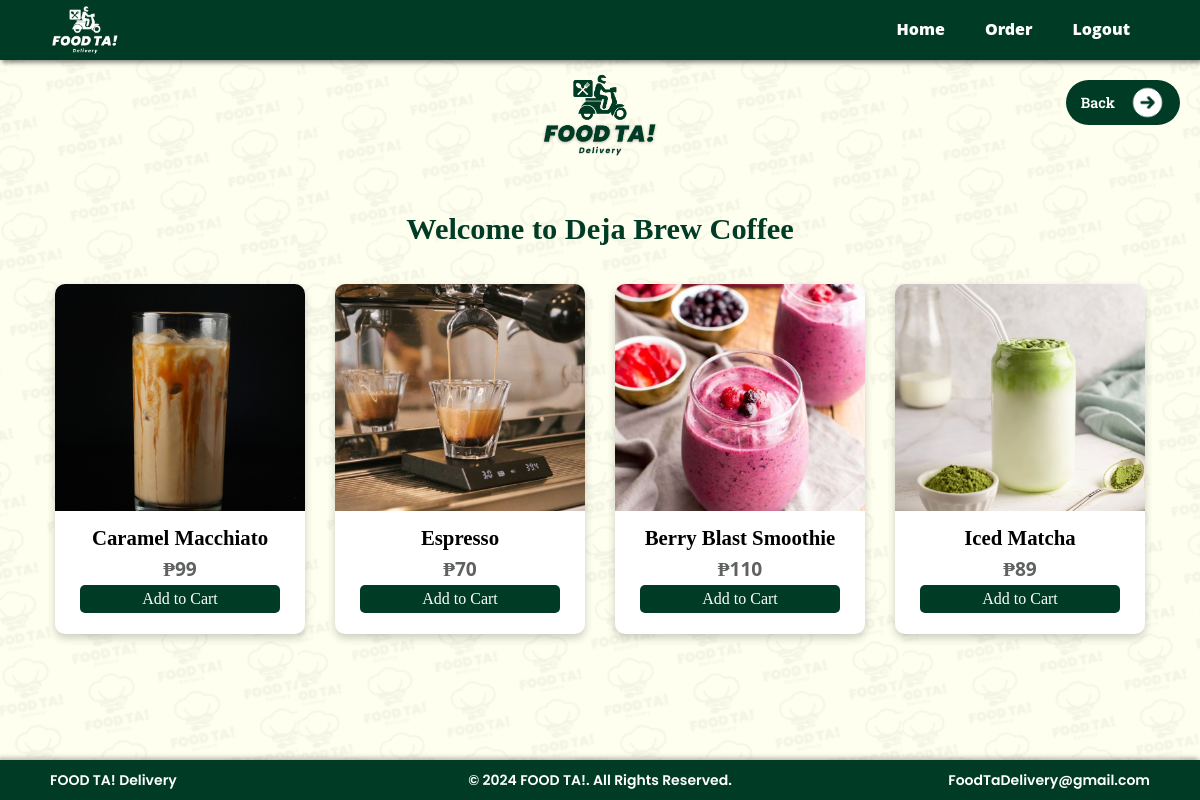
The page /index.php?command=storeDetails&store_id=2 (signed in) on the database its author committed.
### tables this page shows
CREATE TABLE `store` (
  `store_id` int(11) NOT NULL,
  `store_name` varchar(25) NOT NULL,
  `store_address` varchar(75) NOT NULL,
  `contact_no` varchar(11) NOT NULL,
  `opening_hr` time NOT NULL,
  `closing_hr` time NOT NULL,
  `rating` decimal(2,0) NOT NULL,
  `coverphoto` text NOT NULL,
  `store_description` text NOT NULL,
  `username` varchar(30) NOT NULL,
  `store_password` varchar(30) NOT NULL
);

CREATE TABLE `inventory` (
  `item_id` int(11) NOT NULL,
  `store_id` int(11) NOT NULL,
  `item_name` varchar(30) NOT NULL,
  `quantity` int(11) NOT NULL,
  `price` decimal(11,0) NOT NULL,
  `category` varchar(20) NOT NULL,
  `item_img` text NOT NULL
);

### connector/connector.php (called while the page is built, shortened)
<?php
    class Connector{
        public $db = null;
        function __construct()
        {
            try{
                $this->db = new mysqli('localhost', 'root', '', 'foodTaDB');
            }catch(mysqli_sql_exception $e){
                exit('Error');
            }
        }
        function getStoreName($store_id){
            $items = array();
            $sql = mysqli_query($this->db, "SELECT * FROM store WHERE store_id = '$store_id'");
            while($row = mysqli_fetch_object($sql)){
                $items[] = $row;
            }
            return $items;
        }
        function retrieveStoreItems($store_id){
            $items = array();
            $sql = mysqli_query($this->db, "SELECT * FROM inventory WHERE store_id = '$store_id'");
            while($row = mysqli_fetch_object($sql)){
                $items[] = $row;
            }
            return $items;
        }
    }
?>

### html/storedetails.php (the view, shortened to what this page needs)
<?php
    include_once('connector/connector.php');
?>
<!DOCTYPE html>
<html lang="en">
<head>
    <link rel="stylesheet" href="css/storedetails.css">
</head>
<body>
    <?php
        include 'backBTN.php';
    ?>
    <section class="storeProducts">
        <img class="ftSecLogo" src="images/foodTaSectionLogo(Green).png" alt="Food Ta Logo">
        <?php
        if ($storeName && count($storeName) > 0) {
            echo "<h2 class='storeName'>Welcome to " . htmlspecialchars($storeName[0]->store_name) . "</h2>";
        }
        foreach ($items as $storeItems) {
            echo '<div class="productCard">';
                echo '<div class="product-image">';
                    echo '<img src="' . htmlspecialchars($storeItems->item_img) . '" alt="' . htmlspecialchars($storeItems->item_name) . '">';
                echo '</div>';
                echo '<div class="product-details">';
                    echo '<h3>' . htmlspecialchars($storeItems->item_name) . '</h3>';
                    echo '<p>₱' . htmlspecialchars($storeItems->price) . '</p>';
                    if ($storeItems->quantity > 0){
                        echo '<form method="POST" action ="">';
                            echo '<button type = "submit" class="addToCart">Add to Cart</button>';
                        echo '</form>';
                    }
                echo '</div>';
            echo '</div>';
        }
        ?>
    </section>
</body>
</html>

### css/header-footer.css (style rules this page uses)
* { margin: 0; padding: 0; box-sizing: border-box; }
html { scroll-behavior: smooth; }
body { font-family: 'Poppins SemiBold'; line-height: 1.6; scroll-snap-type: y mandatory; overflow-y: scroll; height: fit-content; }
.Footer { display: flex; justify-content: space-between; align-items: center; padding: 0 50px; background-color: #003c25; box-shadow: -2px -2px 5px rgba(0, 0, 0, 0.3); position: fixed; bottom: 0; width: 100%; height: 40px; z-index: 100; color: #ffffff; font-size: 14px; }
.footer_left, .footer_center, .footer_right { flex: 1; text-align: center; }
.footer_left { text-align: left; }
.footer_right { text-align: right; }

### css/storedetails.css (style rules this page uses)
* { margin: 0; padding: 0; box-sizing: border-box; }
body { font-family: 'Sergio Trendy', sans-serif; background-color: beige; padding-top: 60px; padding-bottom: 40px; background-image: url("../images/foodTaBrandBG.png"); background-attachment: fixed; background-position: center; }
.storeProducts { display: flex; flex-wrap: wrap; justify-content: center; gap: 30px; padding: 20px; height: auto; margin-top: 35px; margin-bottom: 35px; }
.ftSecLogo { max-height: 120px; }
.storeName { font-size: 1.9em; font-family: 'Poppins'; color: #003c25; text-align: center; width: 100%; }
.productCard { flex: 1 1 250px; max-width: 250px; height: 350px; background-color: white; box-shadow: 0 4px 8px rgba(0, 0, 0, 0.2); border-radius: 10px; overflow: hidden; transition: transform 0.3s ease; }
.product-image img { width: 100%; height: 65%; object-fit: cover; }
.product-details { padding-top: 10px; text-align: center; }
.product-details h3 { font-size: 1.3rem; font-family: 'Poppins'; }
.product-details p { font-size: 1.2rem; font-family: 'Open Sans'; font-weight: 700; color: #5f6261; }
.product-details .addToCart { width: 80%; padding: 5px 10px; font-size: 1rem; font-family: 'Poppins'; border-radius: 5px; border: none; background-color: #003c25; color: white; cursor: pointer; }

### html/backBTN.php (style rules this page uses)
body { font-family: 'Roboto Slab', sans-serif; margin: 0; padding: 0; background-color: #f4f4f4; }

### rows shown on the page
store: store_name "Deja Brew Coffee"
inventory: item_img+item_name (picture), item_name "Caramel Macchiato", price "99"
inventory: item_img+item_name (picture), item_name "Espresso", price "70"
inventory: item_img+item_name (picture), item_name "Berry Blast Smoothie", price "110"
inventory: item_img+item_name (picture), item_name "Iced Matcha", price "89"
